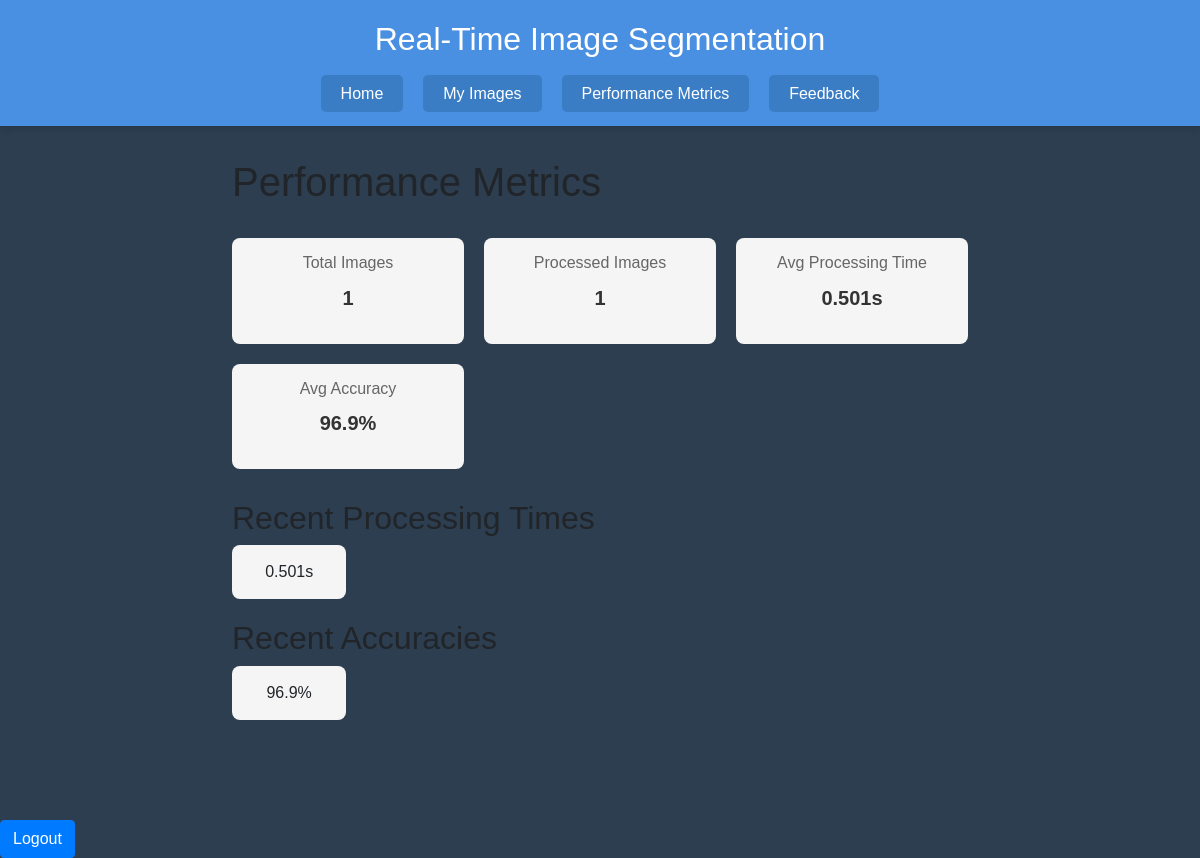
The page /performance-metrics (signed in) on the database as committed earlier.
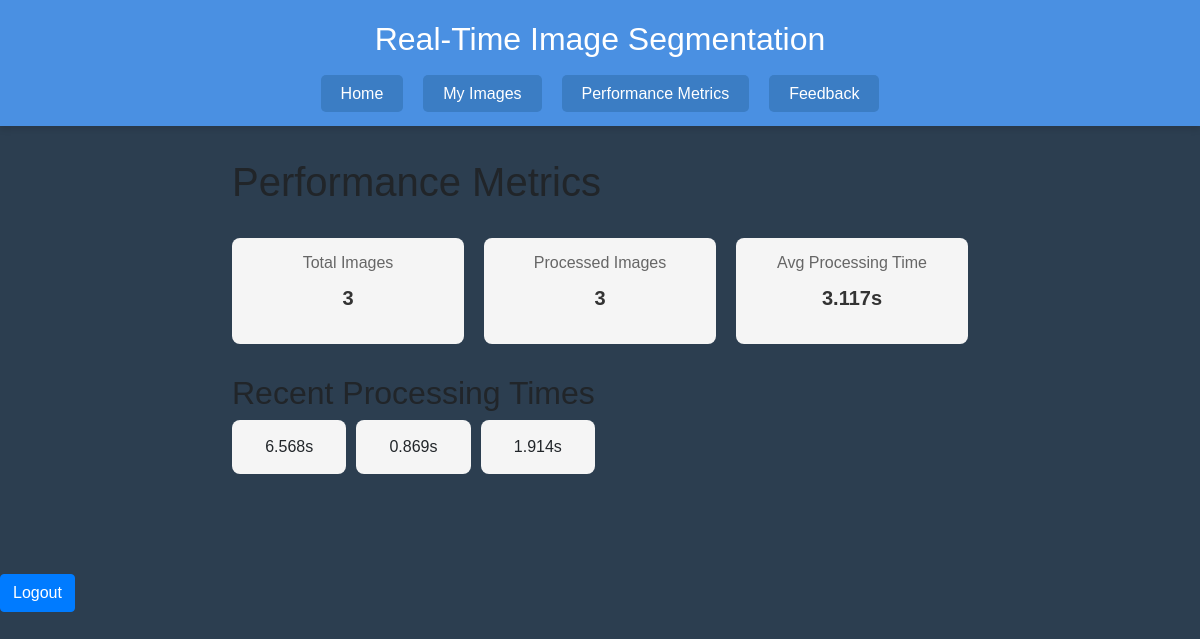
The same page on the database as committed later.
### segmentation/models.py (models this page shows, shortened)
class ImagePair(models.Model):
    user = models.ForeignKey(User, on_delete=models.CASCADE)
    original_image = models.ImageField(upload_to='original_images/')
    segmented_image = models.ImageField(upload_to='segmented_images/', null=True, blank=True)
    accuracy = models.FloatField(default=0.0)  # Set a default value here
    processing_time = models.FloatField(null=True, blank=True)
    created_at = models.DateTimeField(auto_now_add=True)

### segmentation/views.py (the view)
# urls.py: path('performance-metrics', views.performance_metrics, name='performance_metrics'),
@login_required(login_url='login')
def performance_metrics(request):
    user_images = ImagePair.objects.filter(user=request.user)
    processed_images = user_images.exclude(processing_time=None).order_by('-created_at')[:3]
    avg_processing_time = processed_images.aggregate(Avg('processing_time'))['processing_time__avg']
    avg_accuracy = processed_images.aggregate(Avg('accuracy'))['accuracy__avg']
    context = {
        'processed_images': processed_images,
        'avg_processing_time': round(avg_processing_time, 3) if avg_processing_time else None,
        'avg_accuracy': round(avg_accuracy, 1) if avg_accuracy else None,
        'total_images': user_images.count(),
        'images_with_metrics': processed_images.count(),
    }
    return render(request, 'segmentation/performance.html', context)

### segmentation/templates/segmentation/performance.html
{% extends 'segmentation/base.html' %}
{% block content %}
<div class="container">
    <h1 class="performance-title">Performance Metrics</h1>
    <br>
    {% if images_with_metrics >= 1 %}
        <div class="metrics-container">
            <div class="metrics-summary">
                <div class="metric-box">
                    <h3>Total Images</h3>
                    <p>{{ total_images }}</p>
                </div>
                <div class="metric-box">
                    <h3>Processed Images</h3>
                    <p>{{ images_with_metrics }}</p>
                </div>
                {% if avg_processing_time is not None %}
                <div class="metric-box">
                    <h3>Avg Processing Time</h3>
                    <p>{{ avg_processing_time }}s</p>
                </div>
                {% endif %}
                {% if avg_accuracy is not None %}
                <div class="metric-box">
                    <h3>Avg Accuracy</h3>
                    <p>{{ avg_accuracy }}%</p>
                </div>
                {% endif %}
            </div>
            <h2 class="metric-heading">Recent Processing Times</h2>
            <div class="metrics-grid">
                {% for image in processed_images|slice:":5" %}
                <div class="metric-box">{{ image.processing_time|floatformat:3 }}s</div>
                {% endfor %}
            </div>
            {% if processed_images.0.accuracy %}
            <h2 class="metric-heading">Recent Accuracies</h2>
            <div class="metrics-grid">
                {% for image in processed_images|slice:":5" %}
                <div class="metric-box">{{ image.accuracy|floatformat:1 }}%</div>
                {% endfor %}
            </div>
            {% endif %}
        </div>
    {% else %}
        <p class="no-metrics">No performance metrics available yet. Upload some images to see metrics!</p>
    {% endif %}
</div>
{% endblock %}

Rows that differ between the two databases and show on the page:
removed ImagePair: processing_time "0.501", accuracy "96.9"
added ImagePair: processing_time "6.568", shown under "Recent Processing Times"
added ImagePair: processing_time "0.869", shown under "Recent Processing Times"
added ImagePair: processing_time "1.914", shown under "Recent Processing Times"
Other text that changed with them:
{{ total_images }}: "1" → "3"
{{ images_with_metrics }}: "1" → "3"
{{ avg_processing_time }}: "0.501" → "3.117"
{{ avg_accuracy }}: "96.9" → (not shown)
text no longer shown: "Avg Accuracy % Recent Accuracies"
